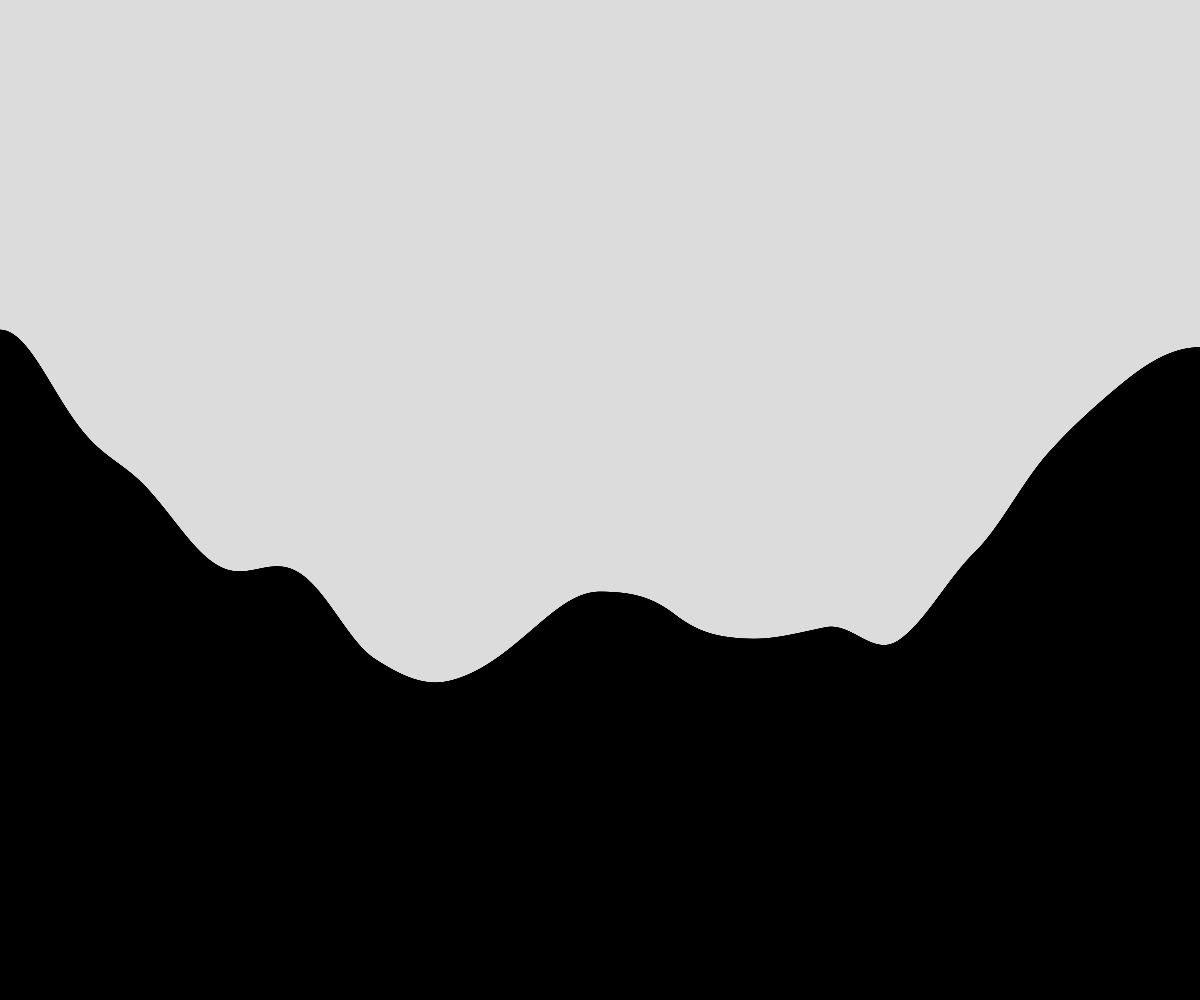
Frame 1 (no input)
Frame 60 (no input): identical to frame 1, image omitted
Frame 120 (the mouse pressed at the canvas centre since frame 60): identical to frame 1, image omitted

The p5.js sketch that drew this single still picture (run headless with seeded random() and noise() and a simulated clock; from frame 60 on, the mouse is pressed at the canvas centre):

// p5.js sketch
// ── sketch.js
// terrain generation demo

let terrain = [];
const NUMBER_OF_RECTS = 10000;



function setup() {
  createCanvas(windowWidth, windowHeight);
  let howWide = width / NUMBER_OF_RECTS;
  generateTerrain(howWide);


}

function draw() {
  background(220);


  for (let someRect of terrain) {
    rect(someRect.x,someRect.y,someRect.w,someRect.h);
  }

}

function generateTerrain(theWidth) {
  let time = 0;
  let deltaTime = 0.0002;
  for (let x = 0; x < width; x += theWidth) {
    let theHeight = noise(time)*height;
    let someRect = spawnRectangle(x, theHeight, theWidth);
    terrain.push(someRect);
    time += deltaTime;
  }
}

function spawnRectangle(leftSide, rectHeight, rectWidth) {
  let theRect = {
    x: leftSide,
    y: height - rectHeight,
    w: rectWidth,
    h: rectHeight,
  };
  return theRect;
}
